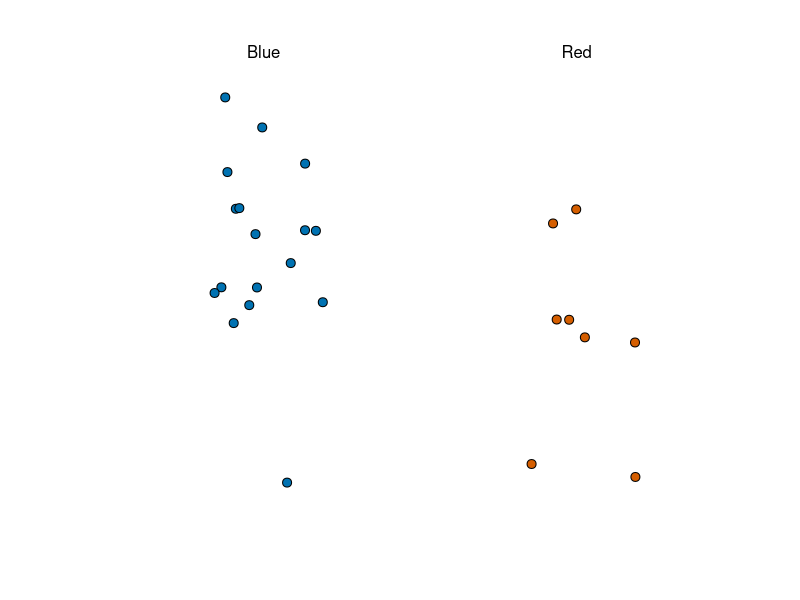
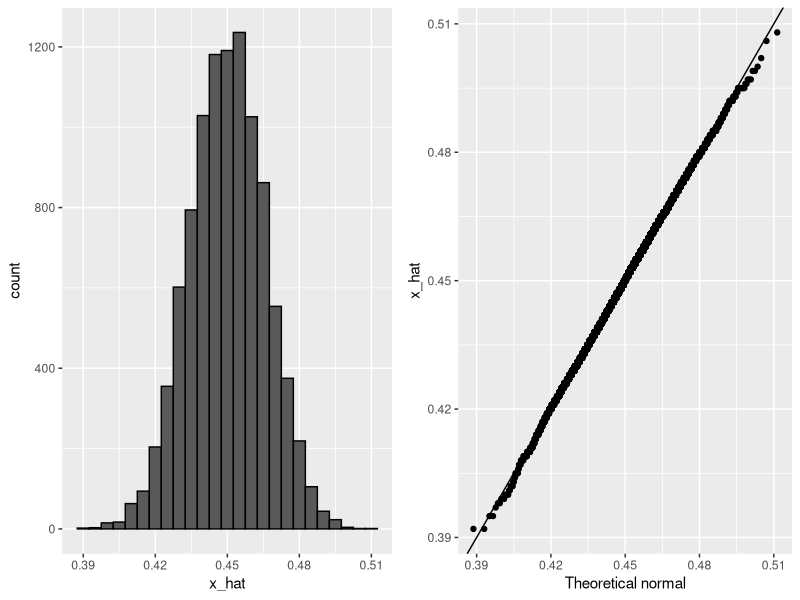
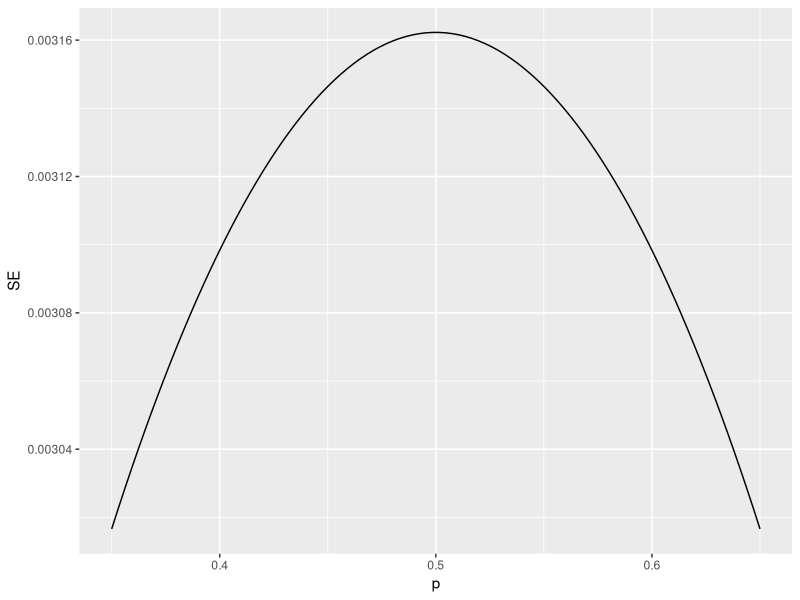
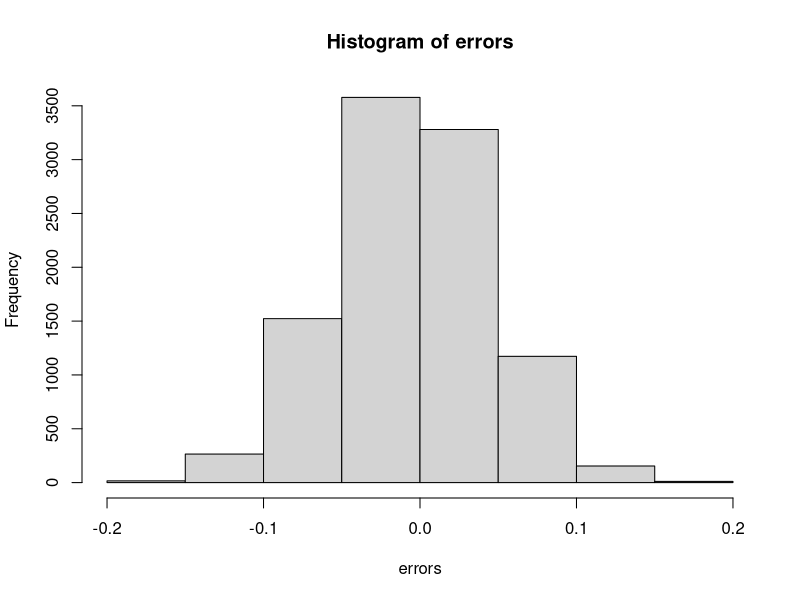
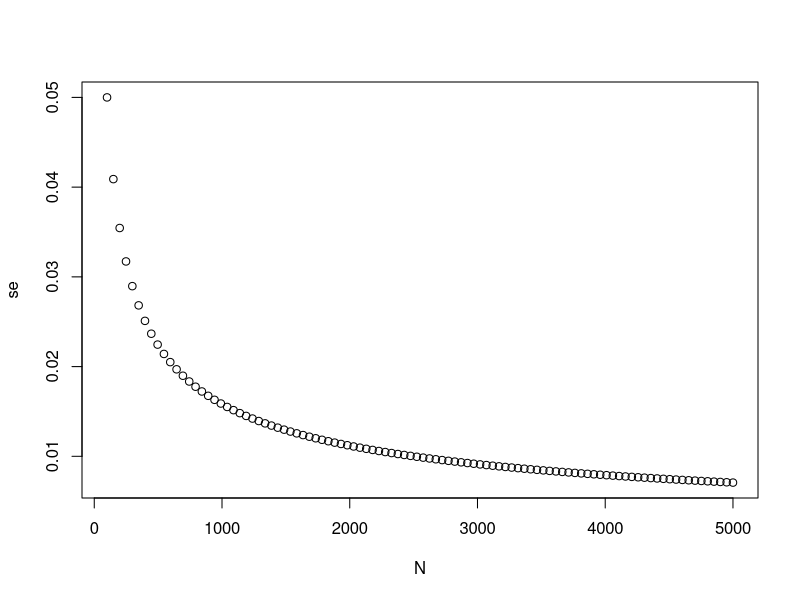
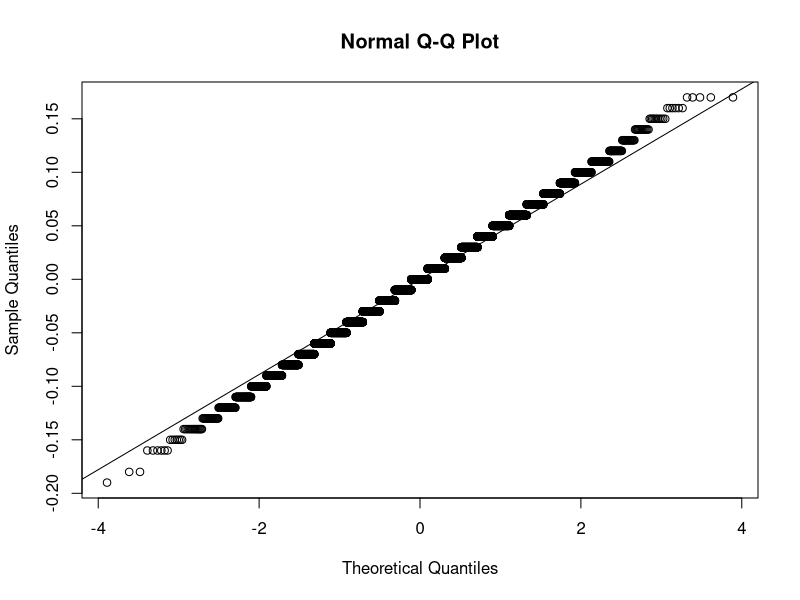
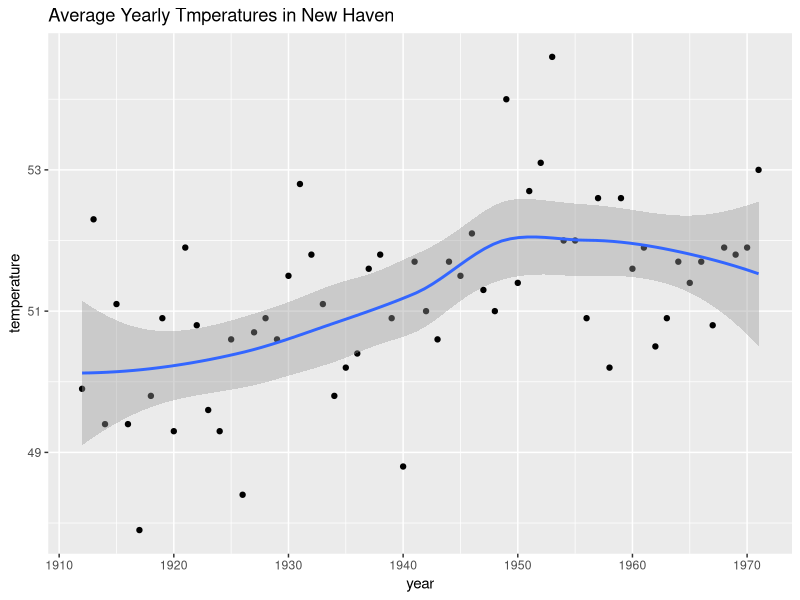

The R script that drew these images, in order:
#Polls
library(tidyverse)
library(dslabs)
take_poll(25)




#Central Limit Theorem in practice

x_hat <- 0.48 
se <- sqrt(x_hat*(1-x_hat)/25)
se

pnorm(0.01/se)-pnorm(-0.01/se)

pnorm(1.96)-pnorm(-1.96)

#Montecarlo simulation with CTL.

B <- 10000
N <- 1000
p <- 0.48
x_hat <- replicate(B,{
  x <- sample(c(0,1), size = N, replace = TRUE, prob = c(1-p,p))
  mean(x)
})
x_hat


p <- 0.45
N <-1000
x <- sample(c(0,1), size = N, replace = TRUE, prob = c(1-p,p))
x_hat <- mean(x)


B <- 10000
N <- 1000
p <- 0.45
x_hat <- replicate(B,{
  x <- sample(c(0,1), size = N, replace = TRUE, prob = c(1-p,p))
  mean(x)
})
x_hat

mean(x_hat)
sd(x_hat)

#Histogram and qqplot to answer the questions about p
library(tidyverse)
library(ggplot2)
library(gridExtra)
library(dplyr)
p1 <- data.frame(x_hat = x_hat) %>% ggplot(aes(x_hat)) +
  geom_histogram(binwidth = 0.005, color = "black")
p2 <- data.frame(x_hat = x_hat)%>% ggplot(aes(sample = x_hat))+
  stat_qq(dparams = list(mean = mean(x_hat), sd = sd(x_hat)))+
  geom_abline()+
  ylab("x_hat")+
  xlab("Theoretical normal")

grid.arrange(p1,p2,nrow = 1)

#Bias
N <- 100000
p <- seq(0.35,0.65, length = 100)
SE <- sapply(p,function(x)2*sqrt(x*(1-x)/N)) 
data.frame(p = p, SE = SE) %>% ggplot(aes(p, SE)) +
  geom_line()


#Exercises
# Write a function called `take_sample` that takes `p` and `N` as arguements and returns the average value of a randomly sampled population.
take_sample <- function(p,N){
  sample <- sample(c(0,1),size = N, replace = TRUE, prob = c(1-p, p))
  mean(sample)
}

# Use the `set.seed` function to make sure your answer matches the expected result after random sampling
set.seed(1)

# Define `p` as the proportion of Democrats in the population being polled
p <- 0.45

# Define `N` as the number of people polled
N <- 100

# Call the `take_sample` function to determine the sample average of `N` randomly selected people from a population containing a proportion of Democrats equal to `p`. Print this value to the console.
take_sample(p,N)

# Define `p` as the proportion of Democrats in the population being polled
p <- 0.45

# Define `N` as the number of people polled
N <- 100

# The variable `B` specifies the number of times we want the sample to be replicated
B <- 10000

# Use the `set.seed` function to make sure your answer matches the expected result after random sampling
set.seed(1)

# Create an objected called `errors` that replicates subtracting the result of the `take_sample` function from `p` for `B` replications
errors <- replicate(B,{
p - take_sample(p,N)
})

# Calculate the mean of the errors. Print this value to the console.
mean(errors)
hist(x = errors, nclass = 10)

# Define `p` as the proportion of Democrats in the population being polled
p <- 0.45

# Define `N` as the number of people polled
N <- 100

# The variable `B` specifies the number of times we want the sample to be replicated
B <- 10000

# Use the `set.seed` function to make sure your answer matches the expected result after random sampling
set.seed(1)

# We generated `errors` by subtracting the estimate from the actual proportion of Democratic voters
errors <- replicate(B, p - take_sample(p, N))

# Calculate the mean of the absolute value of each simulated error. Print this value to the console.
mean(abs(errors))

#4.-
# Define `p` as the proportion of Democrats in the population being polled
p <- 0.45

# Define `N` as the number of people polled
N <- 100

# The variable `B` specifies the number of times we want the sample to be replicated
B <- 10000

# Use the `set.seed` function to make sure your answer matches the expected result after random sampling
set.seed(1)

# We generated `errors` by subtracting the estimate from the actual proportion of Democratic voters
errors <- replicate(B, p - take_sample(p, N))

# Calculate the standard deviation of `errors`
errors^2
mean(errors^2)
sqrt(mean(errors^2))

#5-- Standard Error
# Define `p` as the expected value equal to 0.45
p <- 0.45

# Define `N` as the sample size
N <- 100

# Calculate the standard error
sqrt(p*(1-p)/N)

#6.-
# Define `p` as a proportion of Democratic voters to simulate
p <- 0.45

# Define `N` as the sample size
N <- 100

# Use the `set.seed` function to make sure your answer matches the expected result after random sampling
set.seed(1)

# Define `X` as a random sample of `N` voters with a probability of picking a Democrat ('1') equal to `p`
X <- sample(c(0,1), size = N, prob = c(1-p,p), replace = TRUE)

# Define `X_bar` as the average sampled proportion
X_bar <- mean(X)

# Calculate the standard error of the estimate. Print the result to the console.
sqrt(X_bar*(1-X_bar)/N)

#8.-
N <- seq(100, 5000, len = 100)
p <- 0.5
se <- sqrt(p*(1-p)/N)
plot(N,se)

#11.- 
# Define `p` as the proportion of Democrats in the population being polled
p <- 0.45

# Define `N` as the number of people polled
N <- 100

# The variable `B` specifies the number of times we want the sample to be replicated
B <- 10000

# Use the `set.seed` function to make sure your answer matches the expected result after random sampling
set.seed(1)

# Generate `errors` by subtracting the estimate from the actual proportion of Democratic voters
errors <- replicate(B, p - take_sample(p, N))

# Generate a qq-plot of `errors` with a qq-line showing a normal distribution
qqnorm(errors)
qqline(errors)

#12.-
# Define `p` as the proportion of Democrats in the population being polled
p <- 0.45

# Define `N` as the number of people polled
N <- 100

# Calculate the probability that the estimated proportion of Democrats in the population is greater than 0.5. Print this value to the console.
pnorm(0.5, mean = p, sd = sqrt(((1-p)*p)/N), lower.tail = FALSE)

#13.-
# Define `N` as the number of people polled
N <-100

# Define `X_hat` as the sample average
X_hat <- 0.51

# Define `se_hat` as the standard error of the sample average
se_hat <- sqrt(X_hat*(1-X_hat)/N)

# Calculate the probability that the error is 0.01 or larger
1-(pnorm(0.01/se_hat) - pnorm(-0.01/se_hat))

#########################################################

############## CONFIDENCE INTERVALS ###################
library(dslabs)
library(ggplot2)
library(tidyverse)

data("nhtemp")
data.frame(year = as.numeric(time(nhtemp)), temperature = as.numeric(nhtemp)) %>%
  ggplot(aes(year, temperature)) +
  geom_point() +
  geom_smooth() +
  ggtitle("Average Yearly Tmperatures in New Haven")

  
#We want to know the probability that the interval [¯X − 2 ˆ SE(¯X ), ¯X − 2 ˆ SE(¯X )] contains
#the true proportion p.
 
p <- 0.45
N <- 1000

#Interval
x <- sample(c(0,1), size = N, replace = TRUE, prob = c(1-p,p))
x_hat <- mean(x)
se_hat <- sqrt(x_hat * (1- x_hat)/N)
c(x_hat - 1.96 *se_hat,x_hat + 1.96 *se_hat )
 
# P(−1.96 ≤ Z ≤ 1.96)

pnorm(1.96) - pnorm(-1.96)

# Ir we want to have a larger probability, maybe 99.5%

qnorm(0.995)

B <- 10000

inside <- replicate (B, {
  x <- sample(c(0,1),size = N, replace = TRUE, prob = c(1-p,p))
  x_hat <- mean(x)
  se_hat <- sqrt(x_hat * (1- x_hat)/N)
  between(p, x_hat - 1.96* se_hat,x_hat + 1.96* se_hat)
  })

mean(inside)
